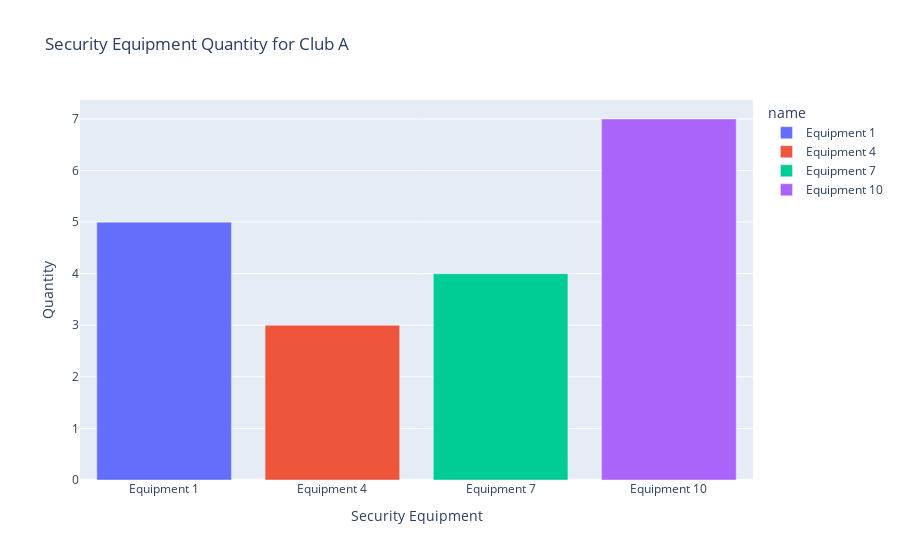

Write notebook code for a chart like this one.
### Code cell
# Supongamos que deseas mostrar el equipo de seguridad para el 'Club A' (club_id = 1)
club_security_equipment = security_equipment_df[security_equipment_df['club_id'] == 1]

fig = px.bar(club_security_equipment, x='name', y='quantity', color='name',
             title='Security Equipment Quantity for Club A')
fig.update_layout(xaxis_title='Security Equipment', yaxis_title='Quantity')
fig.show()

### Figure 1 — Plotly figure (JSON) as saved in the notebook; plotly's stock layout.template omitted (floating-point values rounded to 4 significant figures)
{"data": [{"alignmentgroup": "True", "hovertemplate": "name=%{x}<br>quantity=%{y}<extra></extra>", "legendgroup": "Equipment 1", "marker": {"color": "#636efa", "pattern": {"shape": ""}}, "name": "Equipment 1", "offsetgroup": "Equipment 1", "orientation": "v", "showlegend": true, "textposition": "auto", "type": "bar", "x": ["Equipment 1"], "xaxis": "x", "y": [5], "yaxis": "y"}, {"alignmentgroup": "True", "hovertemplate": "name=%{x}<br>quantity=%{y}<extra></extra>", "legendgroup": "Equipment 4", "marker": {"color": "#EF553B", "pattern": {"shape": ""}}, "name": "Equipment 4", "offsetgroup": "Equipment 4", "orientation": "v", "showlegend": true, "textposition": "auto", "type": "bar", "x": ["Equipment 4"], "xaxis": "x", "y": [3], "yaxis": "y"}, {"alignmentgroup": "True", "hovertemplate": "name=%{x}<br>quantity=%{y}<extra></extra>", "legendgroup": "Equipment 7", "marker": {"color": "#00cc96", "pattern": {"shape": ""}}, "name": "Equipment 7", "offsetgroup": "Equipment 7", "orientation": "v", "showlegend": true, "textposition": "auto", "type": "bar", "x": ["Equipment 7"], "xaxis": "x", "y": [4], "yaxis": "y"}, {"alignmentgroup": "True", "hovertemplate": "name=%{x}<br>quantity=%{y}<extra></extra>", "legendgroup": "Equipment 10", "marker": {"color": "#ab63fa", "pattern": {"shape": ""}}, "name": "Equipment 10", "offsetgroup": "Equipment 10", "orientation": "v", "showlegend": true, "textposition": "auto", "type": "bar", "x": ["Equipment 10"], "xaxis": "x", "y": [7], "yaxis": "y"}], "layout": {"barmode": "relative", "legend": {"title": {"text": "name"}, "tracegroupgap": 0}, "title": {"text": "Security Equipment Quantity for Club A"}, "xaxis": {"anchor": "y", "categoryarray": ["Equipment 1", "Equipment 4", "Equipment 7", "Equipment 10"], "categoryorder": "array", "domain": [0, 1], "title": {"text": "Security Equipment"}}, "yaxis": {"anchor": "x", "domain": [0, 1], "title": {"text": "Quantity"}}}}
